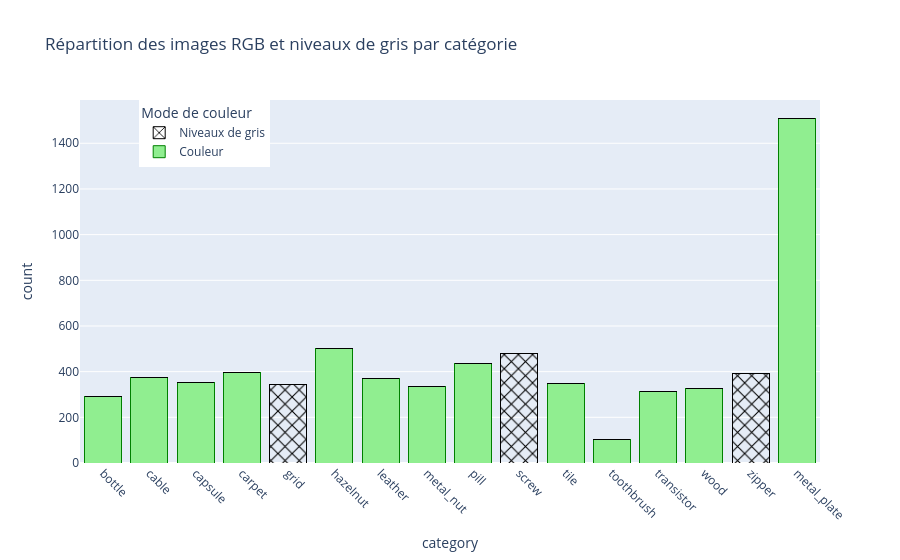

Notebook source saved alongside this figure:
### Code cell
# Répartition des images RGB et Gris par catégorie 
counts = df.groupby(['category', 'bands']).size().reset_index(name='count')


categories = df['category'].unique()
bands_values = df['bands'].unique()


fig = go.Figure()

for band in bands_values:
    subset = counts[counts['bands'] == band]
    
    subset = subset.set_index('category').reindex(categories, fill_value=0).reset_index()
    
    fig.add_trace(go.Bar(
        x=subset['category'],
        y=subset['count'],
        name="Couleur" if band == 3 else "Niveaux de gris", 
        marker=dict(color='black' if band == 1 else 'lightgreen', 
                    pattern_shape="x" if band==1 else "", 
                    pattern_fillmode="replace", 
                    line_color='black' if band==1 else 'green', 
                    line_width=1)
    ))


fig.update_layout(
    barmode='stack',
    title="Répartition des images RGB et niveaux de gris par catégorie",
    xaxis=dict(
        tickangle=45,
        title="category"
    ),
    yaxis=dict(title="count"),
    legend_title="Mode de couleur", 
    legend=dict(
        yanchor="top",
        y=1,
        xanchor="left",
        x=0.08
    )
)

fig.show()

### Figure 1 — Plotly figure (JSON) as saved in the notebook; plotly's stock layout.template omitted (floating-point values rounded to 4 significant figures)
{"data": [{"marker": {"color": "lightgreen", "line": {"color": "green", "width": 1}, "pattern": {"fillmode": "replace", "shape": ""}}, "name": "Couleur", "type": "bar", "x": ["bottle", "cable", "capsule", "carpet", "grid", "hazelnut", "leather", "metal_nut", "pill", "screw", "tile", "toothbrush", "transistor", "wood", "zipper", "metal_plate"], "y": [292, 374, 351, 397, 0, 501, 369, 335, 434, 0, 347, 102, 313, 326, 0, 1510]}, {"marker": {"color": "black", "line": {"color": "black", "width": 1}, "pattern": {"fillmode": "replace", "shape": "x"}}, "name": "Niveaux de gris", "type": "bar", "x": ["bottle", "cable", "capsule", "carpet", "grid", "hazelnut", "leather", "metal_nut", "pill", "screw", "tile", "toothbrush", "transistor", "wood", "zipper", "metal_plate"], "y": [0, 0, 0, 0, 342, 0, 0, 0, 0, 480, 0, 0, 0, 0, 391, 0]}], "layout": {"barmode": "stack", "legend": {"title": {"text": "Mode de couleur"}, "x": 0.08, "xanchor": "left", "y": 1, "yanchor": "top"}, "title": {"text": "Répartition des images RGB et niveaux de gris par catégorie"}, "xaxis": {"tickangle": 45, "title": {"text": "category"}}, "yaxis": {"title": {"text": "count"}}}}
